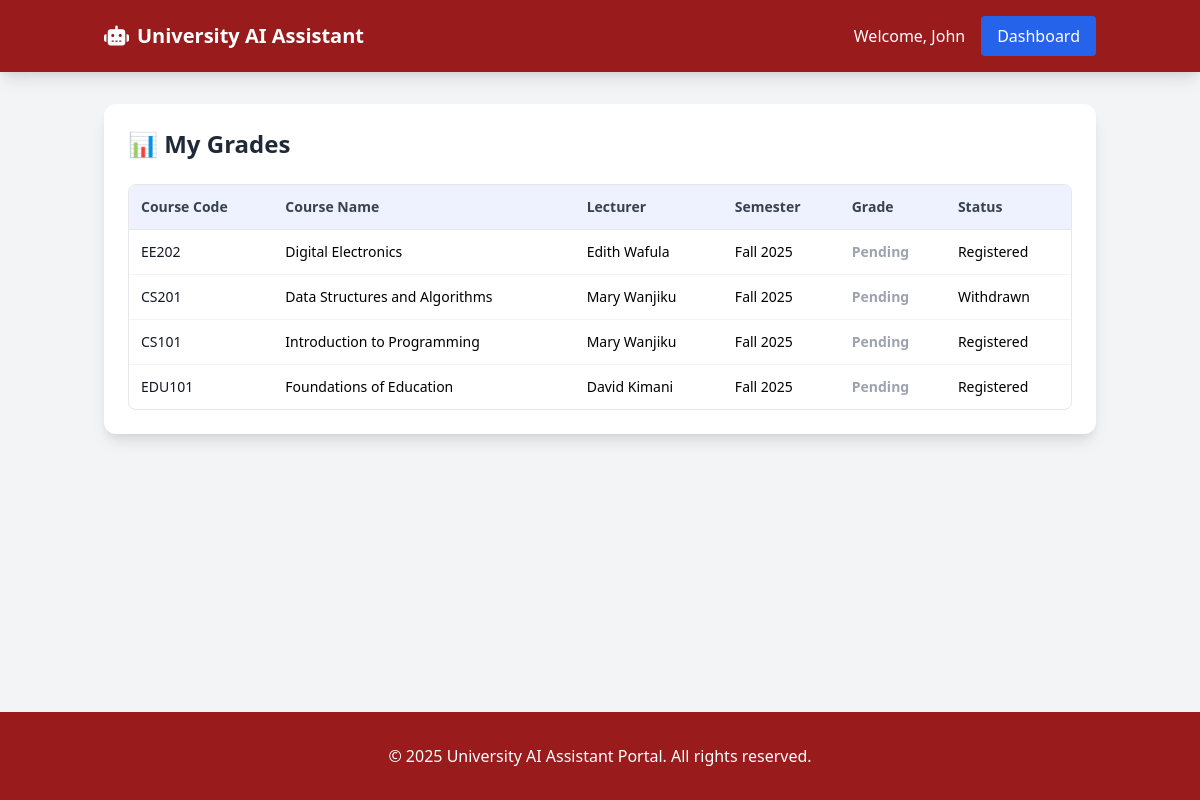
Page /grades/ (signed in) on the committed database.
### accounts/models.py (models this page shows, shortened)
class User(AbstractUser):
    ROLE_CHOICES = (
        ('student', 'Student'),
        ('lecturer', 'Lecturer'),
        ('admin', 'Administrator'),
    )
    role = models.CharField(max_length=10, choices=ROLE_CHOICES, default='student')
    registration_number = models.CharField(max_length=20, blank=True, null=True, unique=True)
    phone_number = models.CharField(max_length=15, blank=True, null=True)
    profile_picture = models.ImageField(upload_to='profile_pics/', blank=True, null=True)
    groups = models.ManyToManyField(
        'auth.Group',
        verbose_name='groups',
        blank=True,
        help_text='The groups this user belongs to. A user will get all permissions granted to each of their groups.',
        related_name='custom_user_set',
        related_query_name='user',
    )
    user_permissions = models.ManyToManyField(
        'auth.Permission',
        verbose_name='user permissions',
        blank=True,
        help_text='Specific permissions for this user.',
        related_name='custom_user_set',
        related_query_name='user',
    )

### core/models.py (models this page shows, shortened)
class Enrollment(models.Model):
    GRADE_CHOICES = (
        ('A', 'A (Excellent)'),
        ('B', 'B (Good)'),
        ('C', 'C (Satisfactory)'),
        ('D', 'D (Pass)'),
        ('F', 'F (Fail)'),
        ('W', 'W (Withdrawn)'),
        ('I', 'I (Incomplete)'),
        ('IP', 'IP (In Progress)'),
        ('', 'No Grade Yet'),
    )
    student = models.ForeignKey(settings.AUTH_USER_MODEL, on_delete=models.CASCADE,
                               limit_choices_to={'role': 'student'},
                               related_name='enrollments')
    course_offering = models.ForeignKey(CourseOffering, on_delete=models.CASCADE,
                                      related_name='enrollments')
    enrollment_date = models.DateTimeField(auto_now_add=True)
    grade = models.CharField(max_length=2, choices=GRADE_CHOICES, blank=True)
    is_active = models.BooleanField(default=True)
    status = models.CharField(max_length=20, default='registered',
                            choices=[('registered', 'Registered'),
                                    ('completed', 'Completed'),
                                    ('withdrawn', 'Withdrawn'),
                                    ('failed', 'Failed')])
    credits_earned = models.IntegerField(blank=True, null=True)
    class Meta:
        unique_together = ['student', 'course_offering']
        ordering = ['-enrollment_date']

class CourseOffering(models.Model):
    course = models.ForeignKey(Course, on_delete=models.CASCADE, related_name='offerings')
    semester = models.ForeignKey(Semester, on_delete=models.CASCADE, related_name='course_offerings')
    section = models.CharField(max_length=10, default='A', help_text="Section identifier")
    capacity = models.IntegerField(default=30)
    enrolled = models.IntegerField(default=0)
    lecturer = models.ForeignKey(
        settings.AUTH_USER_MODEL,
        on_delete=models.SET_NULL,
        null=True,
        blank=True,
        limit_choices_to={'role': 'lecturer'},
        related_name='taught_courses'
    )
    room = models.CharField(max_length=50, blank=True, null=True)
    schedule = models.TextField(blank=True, null=True, help_text="Class schedule details")
    is_active = models.BooleanField(default=True)
    class Meta:
        unique_together = ['course', 'semester', 'section']
        ordering = ['semester', 'course', 'section']

class Course(models.Model):
    COURSE_LEVELS = (
        ('100', 'Level 100 (Introductory)'),
        ('200', 'Level 200 (Intermediate)'),
        ('300', 'Level 300 (Advanced)'),
        ('400', 'Level 400 (Specialized)'),
        ('500', 'Level 500 (Graduate)'),
    )
    COURSE_TYPES = (
        ('core', 'Core Course'),
        ('elective', 'Elective Course'),
        ('lab', 'Laboratory'),
        ('project', 'Project Work'),
        ('thesis', 'Thesis/Dissertation'),
    )
    department = models.ForeignKey(Department, on_delete=models.CASCADE, related_name='courses')
    code = models.CharField(max_length=20, help_text="Course code (e.g., CS101, MATH201)")
    name = models.CharField(max_length=200)
    description = models.TextField(blank=True, null=True)
    credits = models.IntegerField(validators=[MinValueValidator(1), MaxValueValidator(6)])
    level = models.CharField(max_length=3, choices=COURSE_LEVELS, default='100')
    course_type = models.CharField(max_length=20, choices=COURSE_TYPES, default='core')
    prerequisites = models.ManyToManyField('self', symmetrical=False, blank=True,
                                         through='CoursePrerequisite',
                                         through_fields=('course', 'prerequisite'))
    is_active = models.BooleanField(default=True)
    learning_outcomes = models.TextField(blank=True, null=True, help_text="Course learning outcomes")
    created_at = models.DateTimeField(auto_now_add=True)
    updated_at = models.DateTimeField(auto_now=True)
    class Meta:
        ordering = ['department', 'code']
        unique_together = ['department', 'code']

class Semester(models.Model):
    name = models.CharField(max_length=50, help_text="e.g., Fall 2023, Spring 2024")
    code = models.CharField(max_length=20, unique=True, help_text="e.g., F2023, S2024")
    start_date = models.DateField()
    end_date = models.DateField()
    is_current = models.BooleanField(default=False)
    registration_start = models.DateField(help_text="When course registration begins")
    registration_end = models.DateField(help_text="When course registration ends")
    add_drop_deadline = models.DateField(help_text="Last day to add/drop courses")
    class Meta:
        ordering = ['-start_date']

### core/views.py (the view)
# urls.py: path('grades/', views.student_grades_view, name='grades'),
def student_grades_view(request):
    enrollments = Enrollment.objects.filter(student=request.user).select_related(
        'course_offering__course', 'course_offering__semester', 'course_offering__lecturer'
    )
    return render(request, 'dashboard/grades.html', {'enrollments': enrollments})

### core/templates/dashboard/grades.html (shortened to what this page needs)
{% extends 'base.html' %}
{% block content %}
<div class="bg-white rounded-xl shadow-lg p-6">
    <h2 class="text-2xl font-bold text-gray-800 mb-6">📊 My Grades</h2>
    {% if enrollments %}
        <div class="overflow-x-auto rounded-lg border border-gray-200">
            <table class="w-full border-collapse text-sm text-left">
                <thead>
                    <tr class="bg-indigo-50 text-gray-700">
                        <th class="border-b p-3 font-semibold">Course Code</th>
                        <th class="border-b p-3 font-semibold">Course Name</th>
                        <th class="border-b p-3 font-semibold">Lecturer</th>
                        <th class="border-b p-3 font-semibold">Semester</th>
                        <th class="border-b p-3 font-semibold">Grade</th>
                        <th class="border-b p-3 font-semibold">Status</th>
                    </tr>
                </thead>
                <tbody class="divide-y divide-gray-100">
                    {% for enrollment in enrollments %}
                    <tr class="hover:bg-indigo-50 transition-colors">
                        <td class="p-3 font-medium text-gray-900">
                            {{ enrollment.course_offering.course.code }}
                        </td>
                        <td class="p-3">{{ enrollment.course_offering.course.name }}</td>
                        <td class="p-3">
                            {{ enrollment.course_offering.lecturer.get_full_name|default:"-" }}
                        </td>
                        <td class="p-3">{{ enrollment.course_offering.semester.name }}</td>
                        <td class="p-3 font-semibold">
                            {% if enrollment.grade %}
                                {{ enrollment.grade }}
                            {% else %}
                                <span class="text-gray-400">Pending</span>
                            {% endif %}
                        </td>
                        <td class="p-3">{{ enrollment.get_status_display }}</td>
                    </tr>
                    {% endfor %}
                </tbody>
            </table>
        </div>
    {% endif %}
</div>
{% endblock %}

### core/templates/base.html (shortened to what this page needs)
<!DOCTYPE html>
<html lang="en">
<head>
  <link href="https://cdn.jsdelivr.net/npm/tailwindcss@2.2.19/dist/tailwind.min.css" rel="stylesheet">
  <link rel="stylesheet" href="https://cdnjs.cloudflare.com/ajax/libs/font-awesome/6.4.0/css/all.min.css">
</head>
<body class="bg-gray-100 flex flex-col min-h-screen">
  <nav class="bg-red-800 text-white shadow-lg">
    <div class="container mx-auto px-4">
      <div class="flex justify-between items-center py-4">
        <div class="flex items-center space-x-4">
          <a href="{% url 'home' %}" class="text-xl font-bold">
            <i class="fas fa-robot mr-2"></i>University AI Assistant
          </a>
        </div>
        <div class="flex items-center space-x-4">
          {% if user.is_authenticated %}
          <span>Welcome, {{ user.first_name }}</span>
          <a href="{% url 'dashboard' %}" class="bg-blue-600 hover:bg-blue-700 px-4 py-2 rounded">Dashboard</a>
          {% else %}
          <a href="{% url 'register' %}" class="bg-blue-600 hover:bg-blue-700 px-4 py-2 rounded">Register</a>
          {% endif %}
        </div>
      </div>
    </div>
  </nav>
  <main class="container mx-auto px-4 py-8 flex-grow">
    {% block content %}
    {% endblock %}
  </main>
  <footer class="bg-red-800 text-white py-8">
    <div class="container mx-auto px-4 text-center">
      <p>&copy; 2025 University AI Assistant Portal. All rights reserved.</p>
    </div>
  </footer>
</body>
</html>

### rows in the picture
User: first_name "John"
Enrollment: course_offering.course.code "EE202", course_offering.course.name "Digital Electronics", course_offering.lecturer.get_full_name "Edith Wafula", course_offering.semester.name "Fall 2025", grade "Pending", status "Registered"
Enrollment: course_offering.course.code "CS201", course_offering.course.name "Data Structures and Algorithms", course_offering.lecturer.get_full_name "Mary Wanjiku", course_offering.semester.name "Fall 2025", grade "Pending", status "Withdrawn"
Enrollment: course_offering.course.code "CS101", course_offering.course.name "Introduction to Programming", course_offering.lecturer.get_full_name "Mary Wanjiku", course_offering.semester.name "Fall 2025", grade "Pending", status "Registered"
Enrollment: course_offering.course.code "EDU101", course_offering.course.name "Foundations of Education", course_offering.lecturer.get_full_name "David Kimani", course_offering.semester.name "Fall 2025", grade "Pending", status "Registered"
